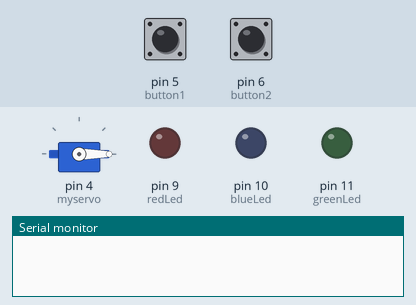
Recording of a sketch running on a simulated Arduino Uno, built with avr-gcc and run on an emulated ATmega328P. On the bench: servo, output pins drawn as LEDs (lit = HIGH), the last lines printed to the serial monitor. Dashed ring = blinking. The inputs (shaded band) are chosen by the test bench; at power-on: pin 6 (button2) LOW, pin 5 (button1) LOW.

Above: at 1.2 s.
1.3 s: pin 6 (button2) pulled HIGH for 0.15 s
At 3.3 s:
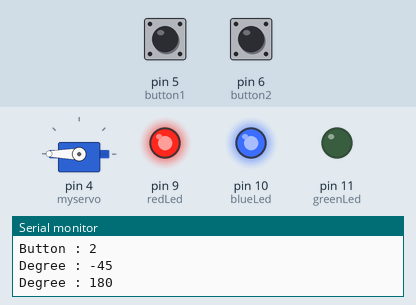
3.9 s: pin 5 (button1) pulled HIGH for 3.2 s
At 5.8 s:
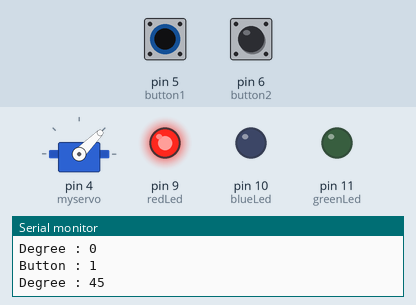
8.6 s: pin 5 (button1) pulled HIGH for 0.15 s
At 10.0 s:
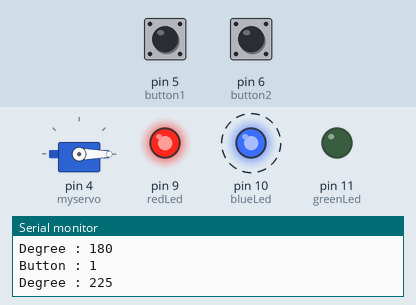
11.2 s: pin 5 (button1) pulled HIGH for 1 s
At 13.0 s:
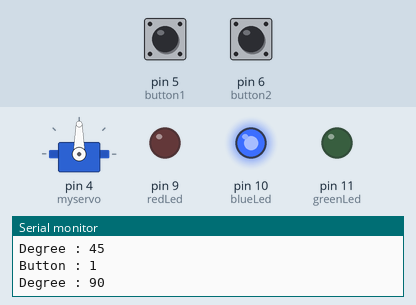
Timing chart, 0 to 14.5 s (numbered marks = the images above; inputs shaded):
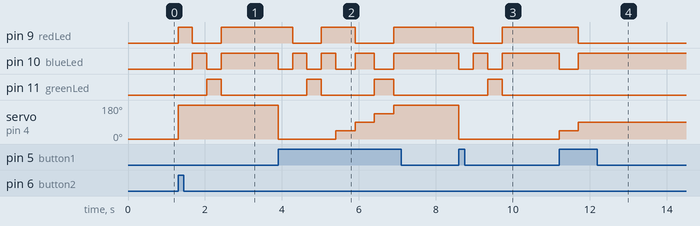

The sketch:

lab10_level3.ino
```cpp
// C++ code
// Emre YILMAZ
// 03.08.2021

// LIBRARY
#include <Servo.h>

Servo myservo;

int degree;

// BUTTONS
int button1 = 5; // button 1 is set to pin 5
int button2 = 6; // button 2 is set to pin 6

// LED
int redLed = 9; // red led is set to pin 9
int blueLed = 10; // blue led is set to pin 10
int greenLed = 11; // green led is set to pin 11

// Delay Time
int dt1 = 500;
int dt2 = 375;

void setup()
{
  myservo.attach(4);
  myservo.write(0); // at the begining I set the position for 0 degree
  Serial.begin(9600);
  pinMode(button1, INPUT);
  pinMode(button2, INPUT);
  pinMode(redLed, OUTPUT);
  pinMode(blueLed, OUTPUT);
  pinMode(greenLed, OUTPUT);
}

void loop()
{
  // button 1

  if(digitalRead(button1) == HIGH){
    Serial.print("Button : ");
    Serial.println("1");
    degree += 45; // Each time we press the button 1, degree will be increased by 45
    Serial.print("Degree : ");
    Serial.println(degree);

    if(degree == 45){ // sets the position for 45 degree and turns on the red led
      myservo.write(degree);
      digitalWrite(redLed, HIGH);
      digitalWrite(blueLed, LOW);
      digitalWrite(greenLed, LOW);
      delay(dt1);
    }else if(degree == 90){ // sets the position for 90 degree and turns on the blue led
      myservo.write(degree);
      digitalWrite(blueLed, HIGH);
      digitalWrite(redLed, LOW);
      digitalWrite(greenLed, LOW);
      delay(dt1);
    }else if(degree == 135){ // sets the position for 135 degree and turns on the green
      myservo.write(degree);
      digitalWrite(greenLed, HIGH);
      digitalWrite(blueLed, LOW);
      digitalWrite(redLed, LOW);
      delay(dt1);
    }else if(degree == 180){ // sets the position for 180 degree and turns on the purple
      myservo.write(degree);
      digitalWrite(redLed, HIGH);
      digitalWrite(blueLed, HIGH);
      digitalWrite(greenLed, LOW);
      delay(dt1);
    }
    if(degree == 225){ // if the position is at the 180 degree and we press the button 1
      // it will set the degree for position 0 and tunr on all the colors consecutively
      degree = 0;
      myservo.write(degree);
      digitalWrite(redLed, HIGH);
      digitalWrite(blueLed, LOW);
      digitalWrite(greenLed, LOW);
      delay(dt2);
      digitalWrite(blueLed, HIGH);
      digitalWrite(redLed, LOW);
      digitalWrite(greenLed, LOW);
      delay(dt2);
      digitalWrite(greenLed, HIGH);
      digitalWrite(blueLed, LOW);
      digitalWrite(redLed, LOW);
      delay(dt2);
      digitalWrite(redLed, HIGH);
      digitalWrite(blueLed, HIGH);
      digitalWrite(greenLed, LOW);
      delay(dt2);
      Serial.print("Degree : ");
      Serial.println(degree);
    }
  }

  // button 2

  if(digitalRead(button2) == HIGH){
    Serial.print("Button : ");
    Serial.println("2");
    degree -= 45; // Each time we press the button 1, degree will be decreased by 45
    Serial.print("Degree : ");
    Serial.println(degree);

    if(degree == 0){ // sets the position for 0 degree and turns on the purple
      myservo.write(degree);
      digitalWrite(redLed, HIGH);
      digitalWrite(blueLed, HIGH);
      digitalWrite(greenLed, LOW);
      delay(dt1);
    }else if(degree == 45){ // sets the position for 45 degree and turns on the red led
      myservo.write(degree);
      digitalWrite(redLed, HIGH);
      digitalWrite(blueLed, LOW);
      digitalWrite(greenLed, LOW);
      delay(dt1);
    }else if(degree == 90){ // sets the position for 90 degree and turns on the blue led
      myservo.write(degree);
      digitalWrite(blueLed, HIGH);
      digitalWrite(redLed, LOW);
      digitalWrite(greenLed, LOW);
      delay(dt1);
    }else if(degree == 135){ // sets the position for 135 degree and turns on the green led
      myservo.write(degree);
      digitalWrite(greenLed, HIGH);
      digitalWrite(blueLed, LOW);
      digitalWrite(redLed, LOW);
      delay(dt1);
    }
    // there will be no position for 180 degree for button1
    if(degree == -45){ // if the position is at the 0 degree and we press the button 2
      // it will set the for the position 180 and turn on all the colors consecutively
      degree = 180;
      myservo.write(degree);
      myservo.write(degree);
      digitalWrite(redLed, HIGH);
      digitalWrite(blueLed, LOW);
      digitalWrite(greenLed, LOW);
      delay(dt2);
      digitalWrite(blueLed, HIGH);
      digitalWrite(redLed, LOW);
      digitalWrite(greenLed, LOW);
      delay(dt2);
      digitalWrite(greenLed, HIGH);
      digitalWrite(blueLed, LOW);
      digitalWrite(redLed, LOW);
      delay(dt2);
      digitalWrite(redLed, HIGH);
      digitalWrite(blueLed, HIGH);
      digitalWrite(greenLed, LOW);
      delay(dt2);
      Serial.print("Degree : ");
      Serial.println(degree);
    }
  }


}
```

Measured:
- after the input at 1.3 s, pin 9 (redLed): LOW → HIGH at once, → LOW 0.38 s later, → HIGH 0.75 s later; pin 10 (blueLed): LOW → HIGH after 0.38 s, → LOW 0.38 s later, → HIGH 0.38 s later; pin 11 (greenLed): LOW → HIGH after 0.75 s, → LOW 0.38 s later; servo on pin 4 (myservo): 0° → 180° at once
- after the input at 3.9 s, pin 9 (redLed): HIGH → LOW after 0.38 s, → HIGH 0.75 s later, → LOW 0.88 s later, → HIGH 1.0 s later; pin 10 (blueLed): HIGH → LOW at once, → HIGH 0.38 s later, → LOW 0.38 s later, → HIGH 0.38 s later, … (8 changes in this stretch)
- after the input at 8.6 s, pin 9 (redLed): HIGH → LOW after 0.38 s, → HIGH 0.75 s later; pin 10 (blueLed): alternates HIGH for 0.38 s and LOW for 0.38 s, 4 changes in all, then stays HIGH, starting at once; pin 11 (greenLed): LOW → HIGH after 0.75 s, → LOW 0.38 s later; servo on pin 4 (myservo): 180° → 0° at once
- after the input at 11.2 s, pin 9 (redLed): HIGH → LOW after 0.50 s; pin 10 (blueLed): HIGH → LOW at once, → HIGH 0.50 s later; servo on pin 4 (myservo): 0° → 45° at once, → 90° 0.50 s later
